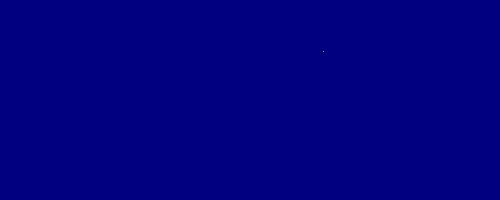
Frame 1 (no input)
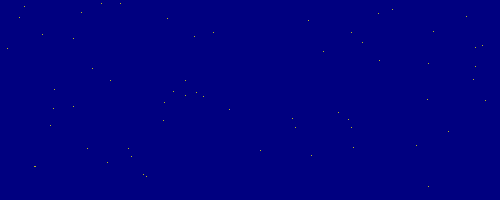
Frame 60 (the mouse pressed at the canvas centre just before this capture)
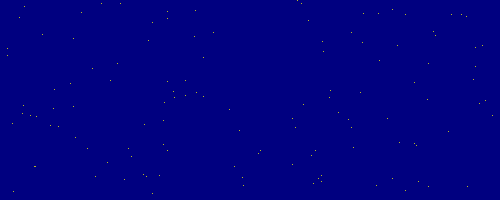
Frame 120 (the mouse held since frame 60 and released just before this capture)

The Processing sketch that drew these frames (run headless with seeded random() and noise(); from frame 60 on, the mouse is pressed at the canvas centre):

// Processing sketch: animacja0b
// ── animacja0b.pde
// Program z obiema funkcjami wymaganymi

void setup() //To działa raz na początku.
{
  size(500,200); //Ustalamy rozmiar okna,
  background(0,0,128); // kolor jego tła
  stroke(255,255,0); // i kolor punktów
}

void draw() //To działa w niewidocznej w kodzie, nieskończonej pętli
{
  point(random(width),random(height));
}

// https://github.com/borkowsk/bookProcessingPL
